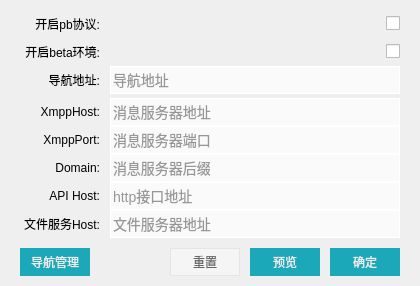
<?xml version="1.0" encoding="UTF-8"?>
<ui version="4.0">
 <class>LoginParamSettingDialog</class>
 <widget class="QWidget" name="LoginParamSettingDialog">
  <property name="geometry">
   <rect>
    <x>0</x>
    <y>0</y>
    <width>420</width>
    <height>286</height>
   </rect>
  </property>
  <property name="minimumSize">
   <size>
    <width>420</width>
    <height>0</height>
   </size>
  </property>
  <property name="maximumSize">
   <size>
    <width>420</width>
    <height>16777215</height>
   </size>
  </property>
  <property name="windowTitle">
   <string>LoginParamSettingDialog</string>
  </property>
  <property name="styleSheet">
   <string notr="true">QLineEdit{
	color:  #333333;
	background:#AAffffff;	
	font: 14px;
	border: 1px solid #FFFFFF;
}

QLineEdit:hover{
	border: 1px solid #65e1f6;
}
QLineEdit:focus{
	border: 1px solid #65e1f6;
}


QPushButton#apply,QPushButton#preview,QPushButton#pbt_NavManager
{
	background:#1ba9ba;
	color:#efefef;
	border:none;
}
QPushButton#apply:hover,QPushButton#preview:hover,QPushButton#pbt_NavManager:hover
{
	background:#3dbbca;
}

QPushButton#reset
{
	background:#f5f5f5;
	color:#666666;
	border:1px solid #e5e5e5;
}
QPushButton#reset:hover
{
	background:#ffffff;
}




</string>
  </property>
  <layout class="QVBoxLayout" name="verticalLayout">
   <property name="spacing">
    <number>0</number>
   </property>
   <property name="leftMargin">
    <number>0</number>
   </property>
   <property name="topMargin">
    <number>0</number>
   </property>
   <property name="rightMargin">
    <number>0</number>
   </property>
   <property name="bottomMargin">
    <number>0</number>
   </property>
   <item>
    <widget class="TitlebarWidget" name="titlebar" native="true">
     <property name="sizePolicy">
      <sizepolicy hsizetype="Preferred" vsizetype="Preferred">
       <horstretch>0</horstretch>
       <verstretch>0</verstretch>
      </sizepolicy>
     </property>
     <property name="styleSheet">
      <string notr="true"/>
     </property>
     <layout class="QVBoxLayout" name="verticalLayout_3">
      <property name="spacing">
       <number>0</number>
      </property>
      <property name="leftMargin">
       <number>0</number>
      </property>
      <property name="topMargin">
       <number>0</number>
      </property>
      <property name="rightMargin">
       <number>0</number>
      </property>
      <property name="bottomMargin">
       <number>0</number>
      </property>
     </layout>
    </widget>
   </item>
   <item>
    <widget class="QWidget" name="content" native="true">
     <layout class="QVBoxLayout" name="verticalLayout_2">
      <property name="spacing">
       <number>0</number>
      </property>
      <property name="leftMargin">
       <number>0</number>
      </property>
      <property name="topMargin">
       <number>0</number>
      </property>
      <property name="rightMargin">
       <number>0</number>
      </property>
      <property name="bottomMargin">
       <number>0</number>
      </property>
      <item>
       <widget class="QWidget" name="widget" native="true">
        <layout class="QVBoxLayout" name="verticalLayout_4">
         <property name="spacing">
          <number>4</number>
         </property>
         <property name="leftMargin">
          <number>10</number>
         </property>
         <property name="topMargin">
          <number>10</number>
         </property>
         <property name="rightMargin">
          <number>20</number>
         </property>
         <property name="bottomMargin">
          <number>0</number>
         </property>
         <item>
          <widget class="QWidget" name="w_envpanel" native="true">
           <layout class="QVBoxLayout" name="verticalLayout_5">
            <property name="spacing">
             <number>0</number>
            </property>
            <property name="leftMargin">
             <number>0</number>
            </property>
            <property name="topMargin">
             <number>0</number>
            </property>
            <property name="rightMargin">
             <number>0</number>
            </property>
            <property name="bottomMargin">
             <number>0</number>
            </property>
            <item>
             <widget class="QWidget" name="widget_10" native="true">
              <property name="minimumSize">
               <size>
                <width>0</width>
                <height>28</height>
               </size>
              </property>
              <property name="maximumSize">
               <size>
                <width>16777215</width>
                <height>28</height>
               </size>
              </property>
              <property name="sizeIncrement">
               <size>
                <width>0</width>
                <height>0</height>
               </size>
              </property>
              <layout class="QHBoxLayout" name="horizontalLayout_7">
               <property name="spacing">
                <number>10</number>
               </property>
               <property name="leftMargin">
                <number>0</number>
               </property>
               <property name="topMargin">
                <number>0</number>
               </property>
               <property name="rightMargin">
                <number>0</number>
               </property>
               <property name="bottomMargin">
                <number>0</number>
               </property>
               <item>
                <widget class="QLabel" name="label_6">
                 <property name="minimumSize">
                  <size>
                   <width>90</width>
                   <height>28</height>
                  </size>
                 </property>
                 <property name="maximumSize">
                  <size>
                   <width>16777215</width>
                   <height>28</height>
                  </size>
                 </property>
                 <property name="text">
                  <string>开启pb协议:</string>
                 </property>
                 <property name="alignment">
                  <set>Qt::AlignRight|Qt::AlignTrailing|Qt::AlignVCenter</set>
                 </property>
                </widget>
               </item>
               <item>
                <spacer name="horizontalSpacer_2">
                 <property name="orientation">
                  <enum>Qt::Horizontal</enum>
                 </property>
                 <property name="sizeHint" stdset="0">
                  <size>
                   <width>264</width>
                   <height>20</height>
                  </size>
                 </property>
                </spacer>
               </item>
               <item>
                <widget class="QCheckBox" name="cb_pbenable">
                 <property name="text">
                  <string/>
                 </property>
                </widget>
               </item>
              </layout>
             </widget>
            </item>
            <item>
             <widget class="QWidget" name="widget_11" native="true">
              <property name="minimumSize">
               <size>
                <width>0</width>
                <height>28</height>
               </size>
              </property>
              <property name="maximumSize">
               <size>
                <width>16777215</width>
                <height>28</height>
               </size>
              </property>
              <property name="sizeIncrement">
               <size>
                <width>0</width>
                <height>28</height>
               </size>
              </property>
              <layout class="QHBoxLayout" name="horizontalLayout_8">
               <property name="spacing">
                <number>10</number>
               </property>
               <property name="leftMargin">
                <number>0</number>
               </property>
               <property name="topMargin">
                <number>0</number>
               </property>
               <property name="rightMargin">
                <number>0</number>
               </property>
               <property name="bottomMargin">
                <number>0</number>
               </property>
               <item>
                <widget class="QLabel" name="label_7">
                 <property name="minimumSize">
                  <size>
                   <width>90</width>
                   <height>28</height>
                  </size>
                 </property>
                 <property name="maximumSize">
                  <size>
                   <width>16777215</width>
                   <height>28</height>
                  </size>
                 </property>
                 <property name="text">
                  <string>开启beta环境:</string>
                 </property>
                 <property name="alignment">
                  <set>Qt::AlignRight|Qt::AlignTrailing|Qt::AlignVCenter</set>
                 </property>
                </widget>
               </item>
               <item>
                <spacer name="horizontalSpacer_3">
                 <property name="orientation">
                  <enum>Qt::Horizontal</enum>
                 </property>
                 <property name="sizeHint" stdset="0">
                  <size>
                   <width>264</width>
                   <height>20</height>
                  </size>
                 </property>
                </spacer>
               </item>
               <item>
                <widget class="QCheckBox" name="cb_betaenable">
                 <property name="text">
                  <string/>
                 </property>
                </widget>
               </item>
              </layout>
             </widget>
            </item>
            <item>
             <widget class="QWidget" name="widget_12" native="true">
              <property name="minimumSize">
               <size>
                <width>0</width>
                <height>28</height>
               </size>
              </property>
              <property name="maximumSize">
               <size>
                <width>16777215</width>
                <height>28</height>
               </size>
              </property>
              <property name="sizeIncrement">
               <size>
                <width>0</width>
                <height>28</height>
               </size>
              </property>
              <layout class="QHBoxLayout" name="horizontalLayout_9">
               <property name="spacing">
                <number>10</number>
               </property>
               <property name="leftMargin">
                <number>0</number>
               </property>
               <property name="topMargin">
                <number>0</number>
               </property>
               <property name="rightMargin">
                <number>0</number>
               </property>
               <property name="bottomMargin">
                <number>0</number>
               </property>
               <item>
                <widget class="QLabel" name="label_8">
                 <property name="minimumSize">
                  <size>
                   <width>90</width>
                   <height>28</height>
                  </size>
                 </property>
                 <property name="maximumSize">
                  <size>
                   <width>16777215</width>
                   <height>28</height>
                  </size>
                 </property>
                 <property name="text">
                  <string>导航地址:</string>
                 </property>
                 <property name="alignment">
                  <set>Qt::AlignRight|Qt::AlignTrailing|Qt::AlignVCenter</set>
                 </property>
                </widget>
               </item>
               <item>
                <widget class="QLineEdit" name="le_navurl">
                 <property name="minimumSize">
                  <size>
                   <width>0</width>
                   <height>28</height>
                  </size>
                 </property>
                 <property name="placeholderText">
                  <string>导航地址</string>
                 </property>
                 <property name="clearButtonEnabled">
                  <bool>false</bool>
                 </property>
                </widget>
               </item>
              </layout>
             </widget>
            </item>
           </layout>
          </widget>
         </item>
         <item>
          <widget class="QWidget" name="previews" native="true">
           <layout class="QVBoxLayout" name="verticalLayout_6">
            <property name="spacing">
             <number>0</number>
            </property>
            <property name="leftMargin">
             <number>0</number>
            </property>
            <property name="topMargin">
             <number>0</number>
            </property>
            <property name="rightMargin">
             <number>0</number>
            </property>
            <property name="bottomMargin">
             <number>0</number>
            </property>
            <item>
             <widget class="QWidget" name="widget_4" native="true">
              <layout class="QHBoxLayout" name="horizontalLayout_2">
               <property name="spacing">
                <number>10</number>
               </property>
               <property name="leftMargin">
                <number>0</number>
               </property>
               <property name="topMargin">
                <number>0</number>
               </property>
               <property name="rightMargin">
                <number>0</number>
               </property>
               <property name="bottomMargin">
                <number>0</number>
               </property>
               <item>
                <widget class="QLabel" name="label">
                 <property name="minimumSize">
                  <size>
                   <width>90</width>
                   <height>28</height>
                  </size>
                 </property>
                 <property name="maximumSize">
                  <size>
                   <width>16777215</width>
                   <height>28</height>
                  </size>
                 </property>
                 <property name="text">
                  <string>XmppHost:</string>
                 </property>
                 <property name="alignment">
                  <set>Qt::AlignRight|Qt::AlignTrailing|Qt::AlignVCenter</set>
                 </property>
                </widget>
               </item>
               <item>
                <widget class="QClearableEdit" name="le_xmpphost">
                 <property name="minimumSize">
                  <size>
                   <width>0</width>
                   <height>28</height>
                  </size>
                 </property>
                 <property name="readOnly">
                  <bool>true</bool>
                 </property>
                 <property name="placeholderText">
                  <string>消息服务器地址</string>
                 </property>
                 <property name="clearButtonEnabled">
                  <bool>false</bool>
                 </property>
                </widget>
               </item>
              </layout>
             </widget>
            </item>
            <item>
             <widget class="QWidget" name="widget_5" native="true">
              <layout class="QHBoxLayout" name="horizontalLayout_3">
               <property name="spacing">
                <number>10</number>
               </property>
               <property name="leftMargin">
                <number>0</number>
               </property>
               <property name="topMargin">
                <number>0</number>
               </property>
               <property name="rightMargin">
                <number>0</number>
               </property>
               <property name="bottomMargin">
                <number>0</number>
               </property>
               <item>
                <widget class="QLabel" name="label_2">
                 <property name="minimumSize">
                  <size>
                   <width>90</width>
                   <height>28</height>
                  </size>
                 </property>
                 <property name="maximumSize">
                  <size>
                   <width>16777215</width>
                   <height>28</height>
                  </size>
                 </property>
                 <property name="text">
                  <string>XmppPort:</string>
                 </property>
                 <property name="alignment">
                  <set>Qt::AlignRight|Qt::AlignTrailing|Qt::AlignVCenter</set>
                 </property>
                </widget>
               </item>
               <item>
                <widget class="QClearableEdit" name="le_xmppport">
                 <property name="minimumSize">
                  <size>
                   <width>0</width>
                   <height>28</height>
                  </size>
                 </property>
                 <property name="readOnly">
                  <bool>true</bool>
                 </property>
                 <property name="placeholderText">
                  <string>消息服务器端口</string>
                 </property>
                </widget>
               </item>
              </layout>
             </widget>
            </item>
            <item>
             <widget class="QWidget" name="widget_6" native="true">
              <layout class="QHBoxLayout" name="horizontalLayout_4">
               <property name="spacing">
                <number>10</number>
               </property>
               <property name="leftMargin">
                <number>0</number>
               </property>
               <property name="topMargin">
                <number>0</number>
               </property>
               <property name="rightMargin">
                <number>0</number>
               </property>
               <property name="bottomMargin">
                <number>0</number>
               </property>
               <item>
                <widget class="QLabel" name="label_3">
                 <property name="minimumSize">
                  <size>
                   <width>90</width>
                   <height>28</height>
                  </size>
                 </property>
                 <property name="maximumSize">
                  <size>
                   <width>16777215</width>
                   <height>28</height>
                  </size>
                 </property>
                 <property name="text">
                  <string>Domain:</string>
                 </property>
                 <property name="alignment">
                  <set>Qt::AlignRight|Qt::AlignTrailing|Qt::AlignVCenter</set>
                 </property>
                </widget>
               </item>
               <item>
                <widget class="QClearableEdit" name="le_domain">
                 <property name="minimumSize">
                  <size>
                   <width>0</width>
                   <height>28</height>
                  </size>
                 </property>
                 <property name="readOnly">
                  <bool>true</bool>
                 </property>
                 <property name="placeholderText">
                  <string>消息服务器后缀</string>
                 </property>
                </widget>
               </item>
              </layout>
             </widget>
            </item>
            <item>
             <widget class="QWidget" name="widget_7" native="true">
              <layout class="QHBoxLayout" name="horizontalLayout_5">
               <property name="spacing">
                <number>10</number>
               </property>
               <property name="leftMargin">
                <number>0</number>
               </property>
               <property name="topMargin">
                <number>0</number>
               </property>
               <property name="rightMargin">
                <number>0</number>
               </property>
               <property name="bottomMargin">
                <number>0</number>
               </property>
               <item>
                <widget class="QLabel" name="label_4">
                 <property name="minimumSize">
                  <size>
                   <width>90</width>
                   <height>28</height>
                  </size>
                 </property>
                 <property name="maximumSize">
                  <size>
                   <width>16777215</width>
                   <height>28</height>
                  </size>
                 </property>
                 <property name="text">
                  <string>API Host:</string>
                 </property>
                 <property name="alignment">
                  <set>Qt::AlignRight|Qt::AlignTrailing|Qt::AlignVCenter</set>
                 </property>
                </widget>
               </item>
               <item>
                <widget class="QClearableEdit" name="le_httphost">
                 <property name="minimumSize">
                  <size>
                   <width>0</width>
                   <height>28</height>
                  </size>
                 </property>
                 <property name="readOnly">
                  <bool>true</bool>
                 </property>
                 <property name="placeholderText">
                  <string>http接口地址</string>
                 </property>
                </widget>
               </item>
              </layout>
             </widget>
            </item>
            <item>
             <widget class="QWidget" name="widget_8" native="true">
              <layout class="QHBoxLayout" name="horizontalLayout_6">
               <property name="spacing">
                <number>10</number>
               </property>
               <property name="leftMargin">
                <number>0</number>
               </property>
               <property name="topMargin">
                <number>0</number>
               </property>
               <property name="rightMargin">
                <number>0</number>
               </property>
               <property name="bottomMargin">
                <number>0</number>
               </property>
               <item>
                <widget class="QLabel" name="label_5">
                 <property name="minimumSize">
                  <size>
                   <width>90</width>
                   <height>28</height>
                  </size>
                 </property>
                 <property name="maximumSize">
                  <size>
                   <width>16777215</width>
                   <height>28</height>
                  </size>
                 </property>
                 <property name="text">
                  <string>文件服务Host:</string>
                 </property>
                 <property name="alignment">
                  <set>Qt::AlignRight|Qt::AlignTrailing|Qt::AlignVCenter</set>
                 </property>
                </widget>
               </item>
               <item>
                <widget class="QClearableEdit" name="le_filehost">
                 <property name="minimumSize">
                  <size>
                   <width>0</width>
                   <height>28</height>
                  </size>
                 </property>
                 <property name="readOnly">
                  <bool>true</bool>
                 </property>
                 <property name="placeholderText">
                  <string>文件服务器地址</string>
                 </property>
                </widget>
               </item>
              </layout>
             </widget>
            </item>
           </layout>
          </widget>
         </item>
        </layout>
       </widget>
      </item>
      <item>
       <widget class="QWidget" name="widget_3" native="true">
        <layout class="QHBoxLayout" name="horizontalLayout">
         <property name="spacing">
          <number>10</number>
         </property>
         <property name="leftMargin">
          <number>20</number>
         </property>
         <property name="topMargin">
          <number>10</number>
         </property>
         <property name="rightMargin">
          <number>20</number>
         </property>
         <property name="bottomMargin">
          <number>10</number>
         </property>
         <item>
          <widget class="QPushButton" name="pbt_NavManager">
           <property name="minimumSize">
            <size>
             <width>70</width>
             <height>28</height>
            </size>
           </property>
           <property name="maximumSize">
            <size>
             <width>16777215</width>
             <height>28</height>
            </size>
           </property>
           <property name="text">
            <string>导航管理</string>
           </property>
           <property name="flat">
            <bool>true</bool>
           </property>
          </widget>
         </item>
         <item>
          <spacer name="horizontalSpacer">
           <property name="orientation">
            <enum>Qt::Horizontal</enum>
           </property>
           <property name="sizeHint" stdset="0">
            <size>
             <width>300</width>
             <height>20</height>
            </size>
           </property>
          </spacer>
         </item>
         <item>
          <widget class="QPushButton" name="reset">
           <property name="minimumSize">
            <size>
             <width>70</width>
             <height>28</height>
            </size>
           </property>
           <property name="text">
            <string>重置</string>
           </property>
           <property name="flat">
            <bool>true</bool>
           </property>
          </widget>
         </item>
         <item>
          <widget class="QPushButton" name="preview">
           <property name="minimumSize">
            <size>
             <width>70</width>
             <height>28</height>
            </size>
           </property>
           <property name="maximumSize">
            <size>
             <width>70</width>
             <height>28</height>
            </size>
           </property>
           <property name="text">
            <string>预览</string>
           </property>
           <property name="checkable">
            <bool>true</bool>
           </property>
          </widget>
         </item>
         <item>
          <widget class="QPushButton" name="apply">
           <property name="minimumSize">
            <size>
             <width>70</width>
             <height>28</height>
            </size>
           </property>
           <property name="text">
            <string>确定</string>
           </property>
          </widget>
         </item>
        </layout>
       </widget>
      </item>
     </layout>
    </widget>
   </item>
  </layout>
 </widget>
 <layoutdefault spacing="6" margin="11"/>
 <customwidgets>
  <customwidget>
   <class>TitlebarWidget</class>
   <extends>QWidget</extends>
   <header>TitlebarWidget.h</header>
   <container>1</container>
  </customwidget>
  <customwidget>
   <class>QClearableEdit</class>
   <extends>QLineEdit</extends>
   <header location="global">QPromptEdit.h</header>
  </customwidget>
 </customwidgets>
 <resources/>
 <connections/>
</ui>
